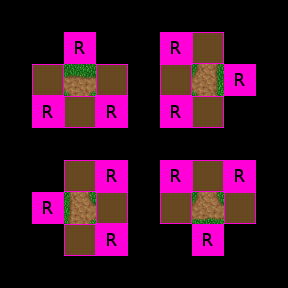

Rendered tile map (Tiled .tmx) drawn with the repository's tilesets; below, a short description and the map source with its tile grids summarised:
An orthogonal 9x9 tile map with 32x32 px tiles, 4 tile layers (Regions, Input_set, Output_Ground, Output_Fringe), 4 tilesets.

<map version="1.0" orientation="orthogonal" width="9" height="9" tilewidth="32" tileheight="32">
 <tileset firstgid="1" name="Woodland" tilewidth="32" tileheight="32">
  <image source="../../graphics/tiles/Woodland_ground.png" width="512" height="512" />
 </tileset>
 <tileset firstgid="257" name="Collision" tilewidth="32" tileheight="32">
  <image source="../../graphics/tiles/collision.png" width="64" height="32" />
 </tileset>
 <tileset firstgid="259" name="set_rules" tilewidth="32" tileheight="32">
  <image source="../../graphics/tiles/set_rules.png" width="64" height="64" />
 </tileset>
 <tileset firstgid="263" name="set_woodland" tilewidth="32" tileheight="32">
  <image source="../../graphics/tiles/set_woodland.png" width="512" height="320" />
 </tileset>
 <layer name="Regions" width="9" height="9">
  <data>[81 cells, 28 non-empty, 1 distinct tile ids]</data>
 </layer>
 <layer name="Input_set" width="9" height="9">
  <data>[81 cells, 16 non-empty, 1 distinct tile ids]</data>
 </layer>
 <layer name="Output_Ground" width="9" height="9">
  <data>[81 cells, 4 non-empty, 1 distinct tile ids]</data>
 </layer>
 <layer name="Output_Fringe" width="9" height="9">
  <data>[81 cells, 4 non-empty, 4 distinct tile ids]</data>
 </layer>
</map>
